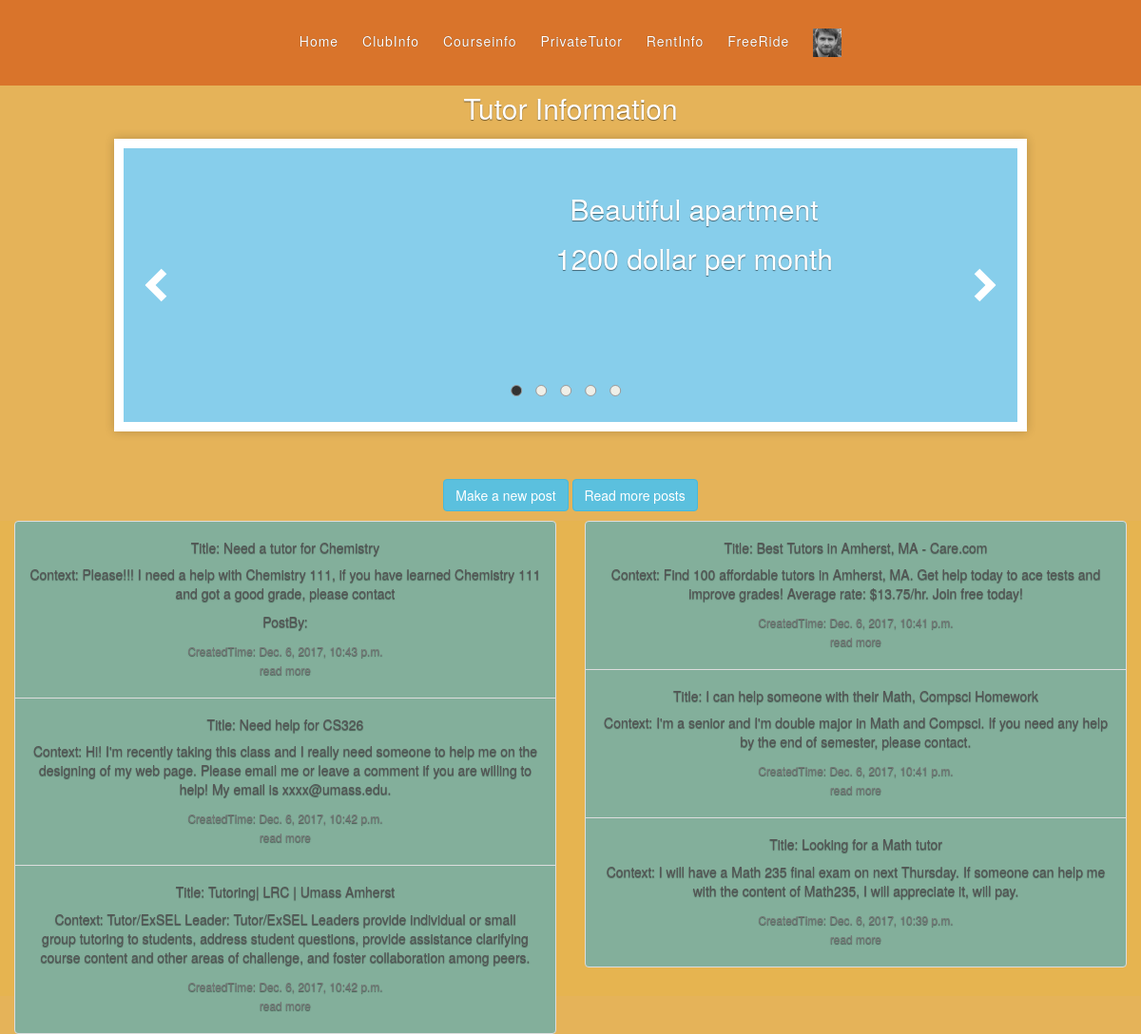
/InfoTrack/privatetutor/ (signed in), run on the app's committed database.
### InfoTrack/models.py (models this page shows, shortened)
class Post(models.Model):
    title = models.CharField(max_length = 200, help_text ="Your post title.",blank = True)
    context = models.TextField(help_text ="What is in your mind?",blank = True)
    time = models.DateTimeField(auto_now_add = True)
    image = models.ImageField(upload_to='profile_image', blank=True)
    video = models.URLField(blank=True)
    user = models.ForeignKey(User, null=True)
    TYPE_OF_POST = (
        ("---","---"),
        ('clubinfo', 'ClubInfo'),
        ('courseinfo', 'CourseInfo'),
        ('lookforride', 'FreeRide'),
        ('tutor', 'TutorInfo'),
        ('rent', 'RentInfo')
    )
    PostType = models.CharField(max_length=50, choices=TYPE_OF_POST, default='---')
    class Meta:
        ordering = ["time"]

### InfoTrack/views.py (the view)
@login_required
def privatetutor(request):
    try:
        posts = Post.objects.filter(PostType='tutor').order_by('-time')[:6]
        latests = Post.objects.all().order_by('-time')[:5]
    except Post.DoesNotExist:
        raise Http404("Post does not exist")
    args ={
        'posts0' : posts[0],
        'posts1' : posts[1],
        'posts2' : posts[2],
        'posts3' : posts[3],
        'posts4' : posts[4],
        'posts5' : posts[5],
        'latests0' : latests[0],
        'latests1' : latests[1],
        'latests2' : latests[2],
        'latests3' : latests[3],
        'latests4' : latests[4]
        }
    return render(
        request,
        'sections/privatetutor.html',
        args
        )

### InfoTrack/templates/sections/privatetutor.html (shortened to what this page needs)
{% extends "base.html" %}
{%block latests0%}
<br>
<a href="{% url 'InfoTrack:post_detail' pk=latests0.pk %}">
<div class="container" align = "center">
      <p>{{ latests0.title }}</p >
      <p>{{ latests0.context }}</p >
</div>
</a>
{%endblock%}
{%block latests1%}
<br>
{%endblock%}
<p>{%block section%}Tutor Information {%endblock%}</p>
<h5>{% block post_title1%} {{ posts0.title }} {%endblock%}</h5>
<small>{% block post_day1%} {{ posts0.time }} {%endblock%}</small>
<p>{% block post_context1%} {{ posts0.context }} {%endblock%}</p >
<h5>{% block post_title2%} {{ posts1.title }} {%endblock%}</h5>
<small>{% block post_day2%} {{ posts1.time }} {%endblock%}</small>
<p>{% block post_context2%} {{ posts1.context }} {%endblock%}</p >
<h5>{% block post_title3%} {{ posts2.title }} {%endblock%}</h5>
<small>{% block post_day3%} {{ posts2.time }} {%endblock%}</small>
<p>{% block post_context3%} {{ posts2.context }} {%endblock%}</p >
<h5>{% block post_title4%} {{ posts3.title }} {%endblock%}</h5>
<small>{% block post_day4%} {{ posts3.time }} {%endblock%}</small>
<p>{% block post_context4%} {{ posts3.context }} {%endblock%}</p >
<h5>{% block post_title5%} {{ posts4.title }} {%endblock%}</h5>
<small>{% block post_day5%} {{ posts4.time }} {%endblock%}</small>
<p>{% block post_context5%} {{ posts4.context }} {%endblock%}</p >
<h5>{% block post_title6%} {{ posts5.title }} {%endblock%}</h5>
<small>{% block post_day6%} {{ posts5.time }} {%endblock%}</small>
<p>{% block post_context6%} {{ posts5.context }} {%endblock%}</p >

### InfoTrack/static/css/base_test_style.css (style rules this page uses)
a, a:focus, a:hover { color: #fff; }
html, body { height: 100%; background-color: rgba(230,180,80,1.00) }
body { color: #fff; text-align: center; text-shadow: 0 .05rem .1rem rgba(0,0,0,.5); }
*, *::before, *::after { box-sizing: border-box; }
body { margin: 0; padding: 0; background-color: rgba(229,179,89,1.00); }
div { box-sizing: border-box; }

### data on the page
Post: title "Beautiful apartment", context "1200 dollar per month"
Post: title "Need a tutor for Chemistry", context "Please!!! I need a help with Chemistry 111, if you have learned Chemistry 111 and got a good grade, please contact", time "Dec. 6, 2017, 10:43 p.m."
Post: title "Need help for CS326", context "Hi! I'm recently taking this class and I really need someone to help me on the designing of my web page. Please email me or leave a comment if you are willing to help! My email is xxxx@umass.edu.", time "Dec. 6, 2017, 10:42 p.m."
Post: title "Tutoring| LRC | Umass Amherst", context "Tutor/ExSEL Leader: Tutor/ExSEL Leaders provide individual or small group tutoring to students, address student questions, provide assistance clarifying course content and other areas of challenge, and foster collaboration among peers.", time "Dec. 6, 2017, 10:42 p.m."
Post: title "Best Tutors in Amherst, MA - Care.com", context "Find 100 affordable tutors in Amherst, MA. Get help today to ace tests and improve grades! Average rate: $13.75/hr. Join free today!", time "Dec. 6, 2017, 10:41 p.m."
Post: title "I can help someone with their Math, Compsci Homework", context "I'm a senior and I'm double major in Math and Compsci. If you need any help by the end of semester, please contact.", time "Dec. 6, 2017, 10:41 p.m."
Post: title "Looking for a Math tutor", context "I will have a Math 235 final exam on next Thursday. If someone can help me with the content of Math235, I will appreciate it, will pay.", time "Dec. 6, 2017, 10:39 p.m."
